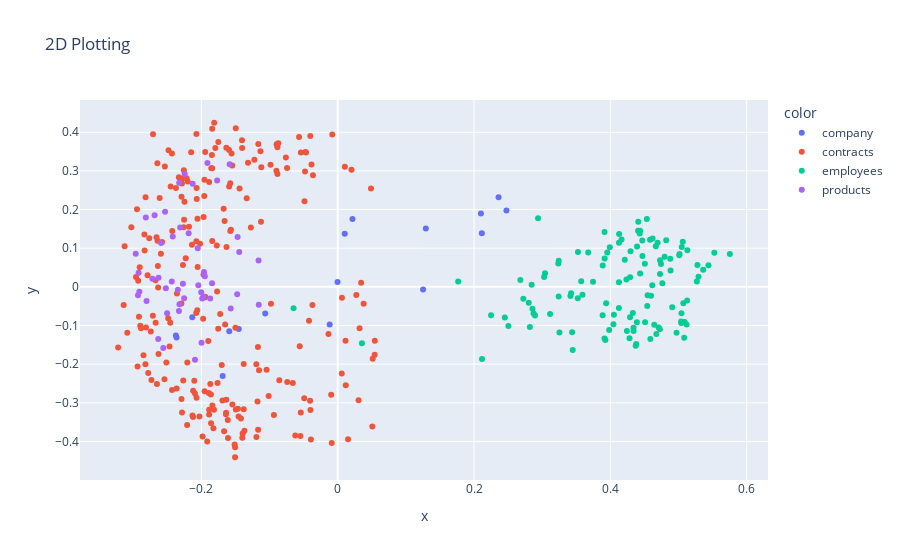

The code cell stored with this chart in its notebook:
### Code cell
from sklearn.decomposition import PCA

pca_2d = PCA(n_components=2,random_state=42)
embeddings_2d = pca_2d.fit_transform(vectors)

import plotly.express as px


fig_1 = px.scatter(
  x= embeddings_2d[:,0],
  y=embeddings_2d[:,1],
  color= doc_types,
  title="2D Plotting" 
)

fig_1.show()
